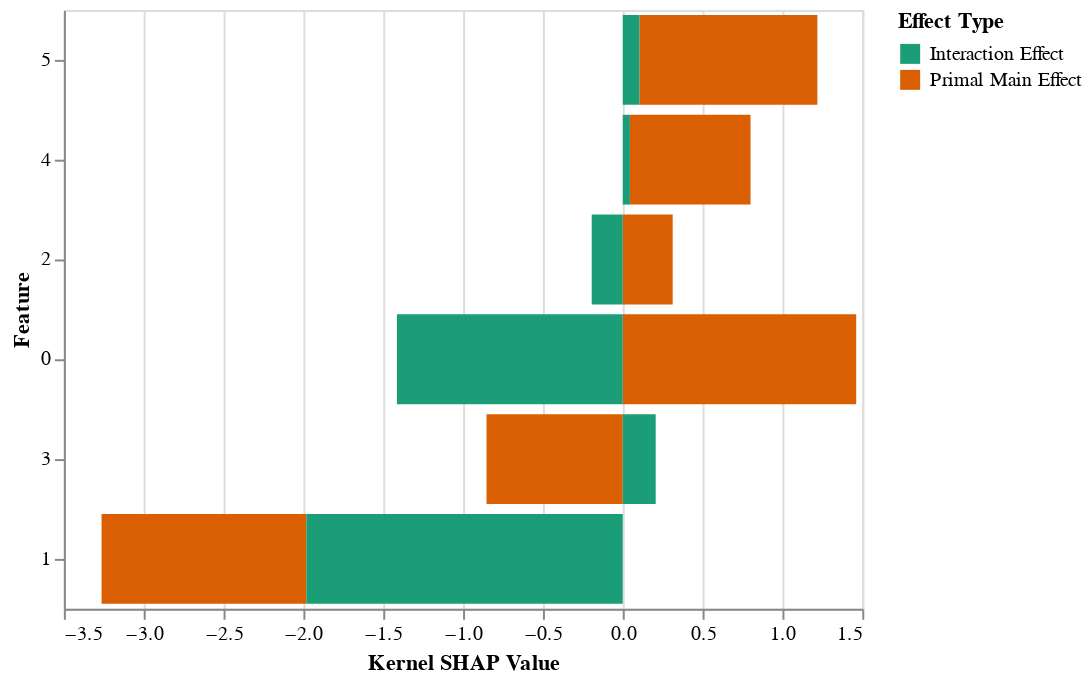

Source (notebook cell):
### Code cell
alt.Chart(melted_df).mark_bar().encode(
    alt.X('Kernel SHAP Value:Q'),
    alt.Y('Feature:N', sort=[5, 4, 2, 0, 3, 1]),
    alt.Color('Effect Type:N', scale=alt.Scale(scheme='dark2'))
)

### Figure 1 — Vega-Lite specification as saved in the notebook (floating-point values rounded to 4 significant figures)
{"$schema": "https://vega.github.io/schema/vega-lite/v3.2.1.json", "config": {"mark": {"tooltip": null}, "view": {"height": 300, "width": 400}}, "data": {"name": "data-3474652d2cdcf5961e26f81a502dd73c"}, "datasets": {"data-3474652d2cdcf5961e26f81a502dd73c": [{"Effect Type": "Primal Main Effect", "Feature": 0, "Kernel SHAP Value": 1.462}, {"Effect Type": "Primal Main Effect", "Feature": 1, "Kernel SHAP Value": -1.282}, {"Effect Type": "Primal Main Effect", "Feature": 2, "Kernel SHAP Value": 0.3126}, {"Effect Type": "Primal Main Effect", "Feature": 3, "Kernel SHAP Value": -0.8532}, {"Effect Type": "Primal Main Effect", "Feature": 4, "Kernel SHAP Value": 0.7554}, {"Effect Type": "Primal Main Effect", "Feature": 5, "Kernel SHAP Value": 1.115}, {"Effect Type": "Interaction Effect", "Feature": 0, "Kernel SHAP Value": -1.414}, {"Effect Type": "Interaction Effect", "Feature": 1, "Kernel SHAP Value": -1.982}, {"Effect Type": "Interaction Effect", "Feature": 2, "Kernel SHAP Value": -0.1943}, {"Effect Type": "Interaction Effect", "Feature": 3, "Kernel SHAP Value": 0.2064}, {"Effect Type": "Interaction Effect", "Feature": 4, "Kernel SHAP Value": 0.04482}, {"Effect Type": "Interaction Effect", "Feature": 5, "Kernel SHAP Value": 0.1042}]}, "encoding": {"color": {"field": "Effect Type", "scale": {"scheme": "dark2"}, "type": "nominal"}, "x": {"field": "Kernel SHAP Value", "type": "quantitative"}, "y": {"field": "Feature", "sort": [5, 4, 2, 0, 3, 1], "type": "nominal"}}, "mark": "bar"}
